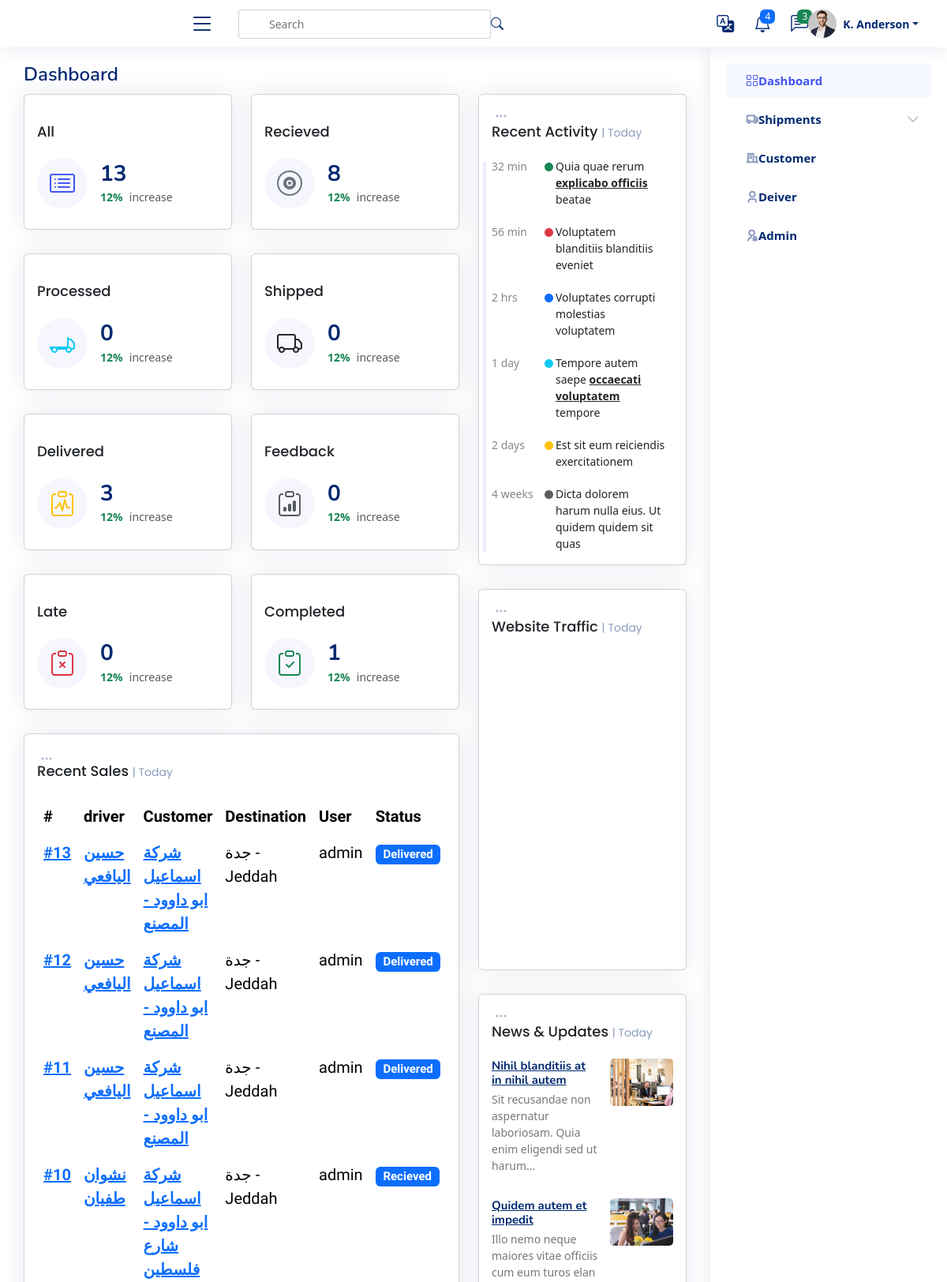
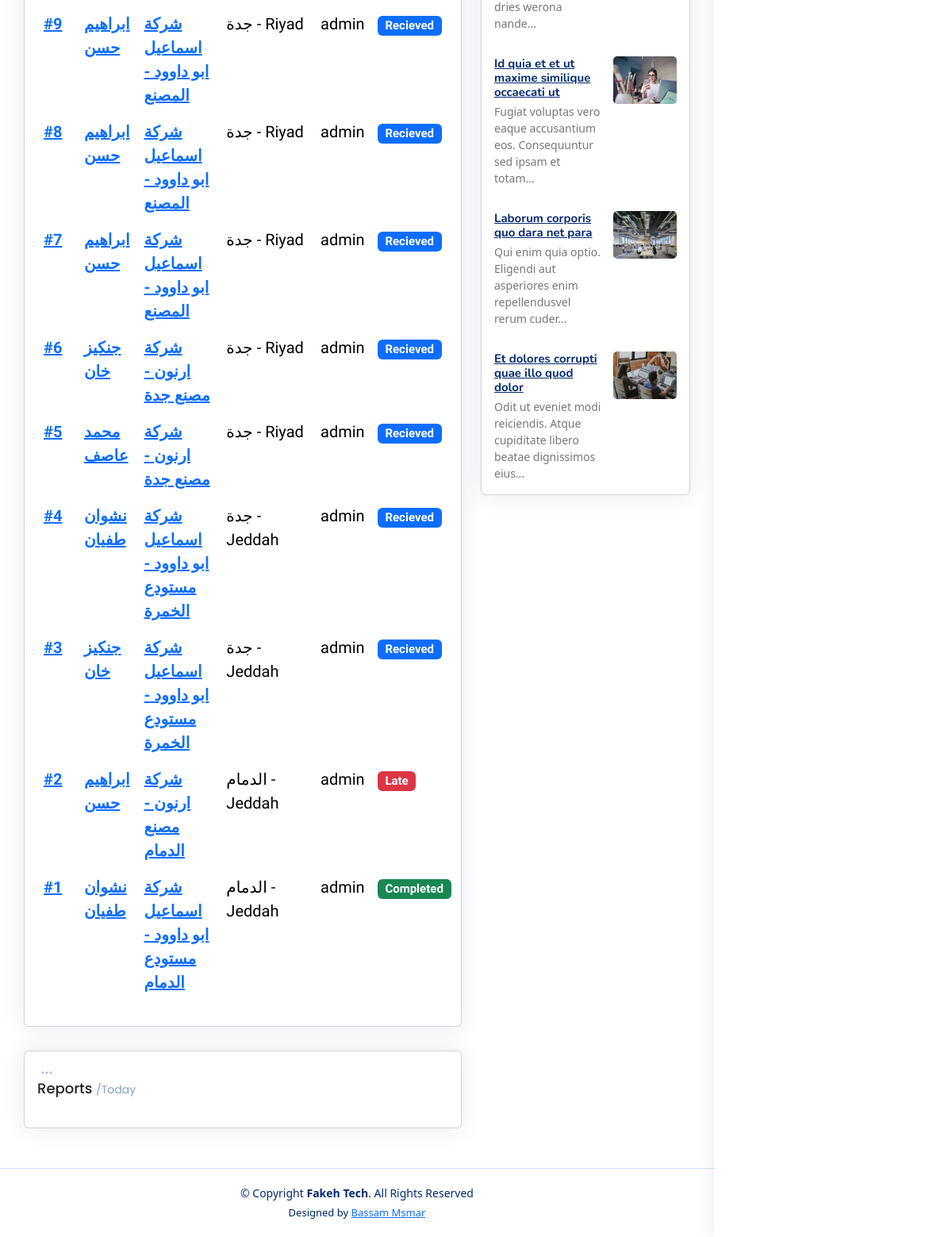
/, run on an earlier commit of the app's database (2 pictures, top to bottom).
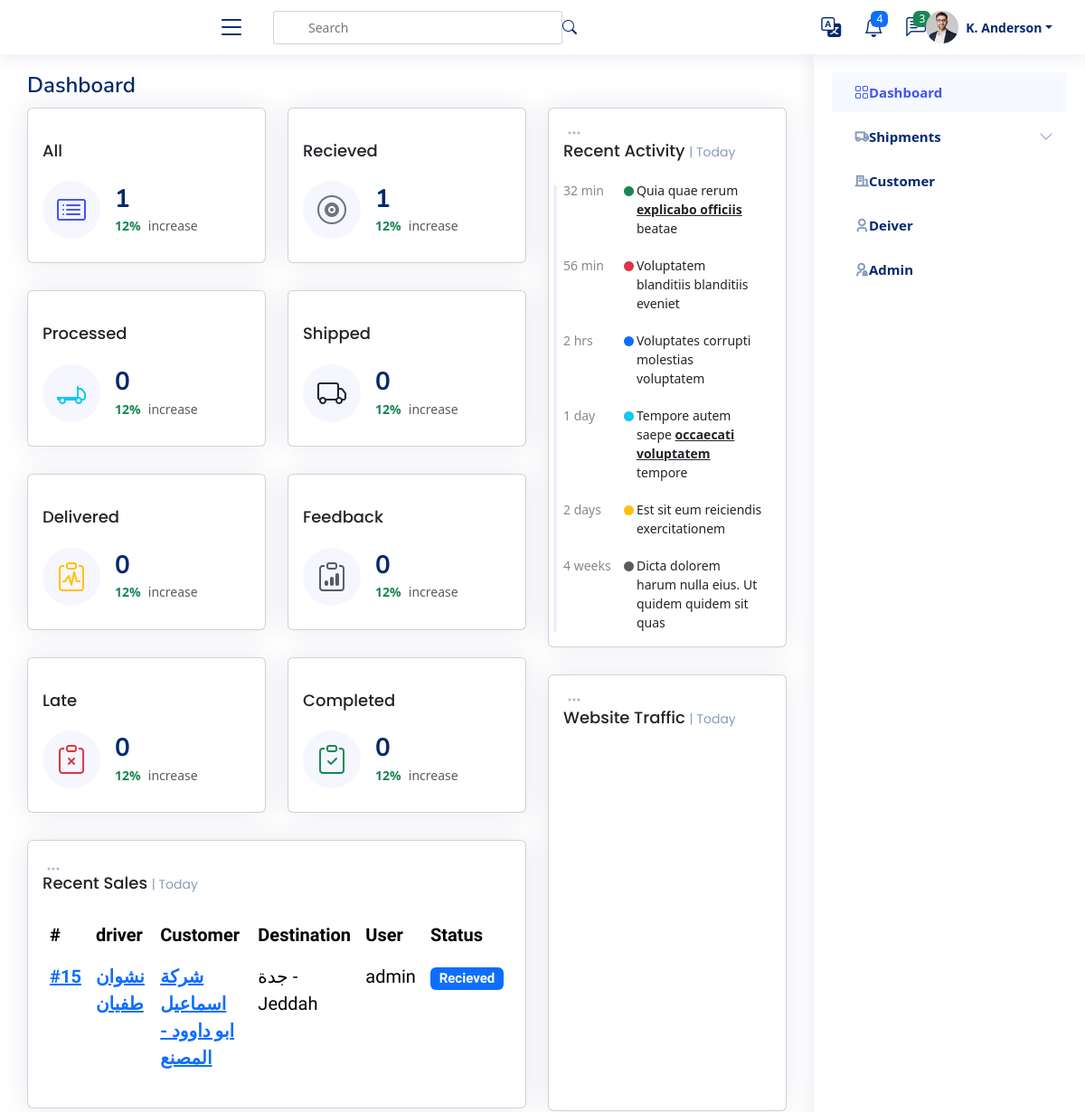
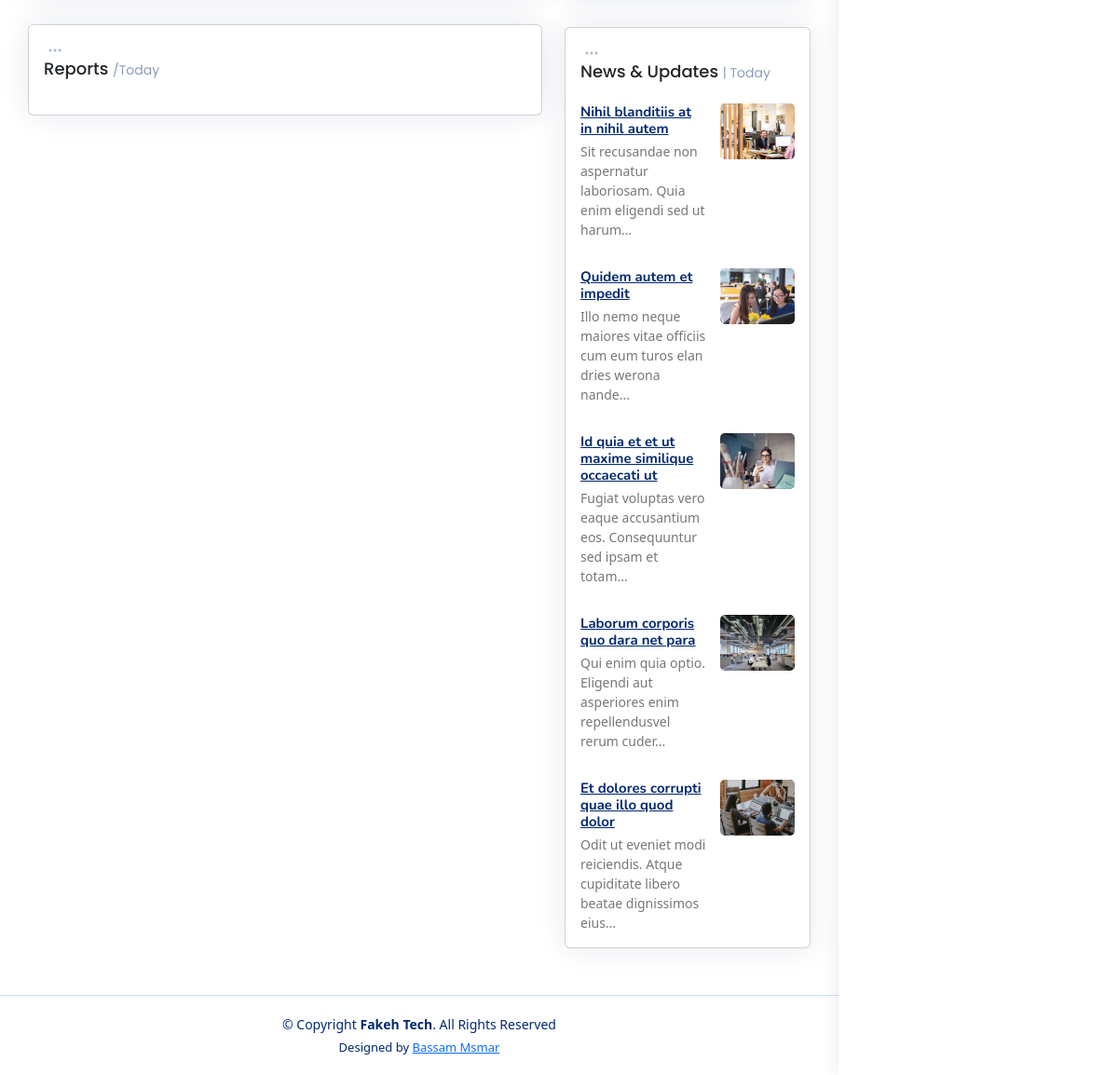
And on a later commit of the database (2 pictures, top to bottom).
### shipments/models.py (models this page shows, shortened)
class Shipments(models.Model):
    user = models.ForeignKey(User,  related_name='shipments_user', on_delete=models.SET_NULL, null=True)
    driver = models.ForeignKey(Driver,  related_name='shipments_driver', on_delete=models.SET_NULL, null=True)
    customer_branch = models.ForeignKey(Branch, related_name='shipments_company', on_delete=models.SET_NULL, null=True)
    fare = models.IntegerField(_("Fare"),)
    code = models.ImageField(blank=True, null=True, upload_to='code')
    days_stayed = models.IntegerField(_("Days Stayed "), null=True, blank=True)
    stay_cost = models.IntegerField(_("Stay Cost"), null=True, blank=True)
    deducted = models.IntegerField(_("Deducted"), null=True, blank=True)
    status = models.CharField(_("Status "), max_length=20, choices=STATUS, default='Recieved')
    destination = models.CharField(_("Destination"), max_length=20, choices=FLAG_TYPES)
    create_at = models.DateTimeField(_("Create At"), default=timezone.now)
    expected_arrival_date = models.DateTimeField(_("Expected Arrival Date"), null=True, blank=True, default=timezone.now)
    actual_delivery_date = models.DateTimeField(_("Actual Delivery Date "), null=True, blank=True, default=timezone.now)

### drivers/models.py (models this page shows)
class Driver(models.Model):
    name = models.CharField(_("Driver Name"), max_length=120)
    phone = models.CharField(_("Driver Phone"), max_length=120)
    id_number = models.CharField(_("Driver Id Number"), max_length=10, null=True, blank=True)
    language = models.CharField(_("Driver Language"),  max_length=120, choices=LANGUAHE, null=True, blank=True)
    truck_type =models.CharField(_("Truck Type"), max_length=120, choices=TRUCK_TYPE, null=True, blank=True)
    rate = models.IntegerField(_("Rate"), null=True, blank=True)
    def __str__(self) -> str:
        return self.name

### customers/models.py (models this page shows)
class Branch(models.Model):
    customers = models.ForeignKey(Customers, related_name='branch_customers', on_delete=models.CASCADE)
    name = models.CharField(_("Name"),max_length=255)
    city = models.CharField(_("City"),max_length=255)
    def __str__(self):
        return f'{self.customers} - {self.name}'

class Customers(models.Model):
    name = models.CharField(max_length=255)
    def __str__(self):
        return self.name

### settings/views.py (the view)
# urls.py: 2. Add a URL to urlpatterns:  path('', views.home, name='home')
def home(request):
    shipments = Shipments.objects.select_related('driver', 'customer_branch', 'user').all().order_by('-create_at')
    recieved_shipment = Shipments.objects.all().filter(status='Recieved')
    processed_shipment = Shipments.objects.all().filter(status='Processed')
    shipped_shipment = Shipments.objects.all().filter(status='Shipped')
    delivered_shipment = Shipments.objects.all().filter(status='Delivered')
    feedback_shipment = Shipments.objects.all().filter(status='Feedback')
    late_shipment = Shipments.objects.all().filter(status='late')
    completed_shipment = Shipments.objects.all().filter(status='Completed')
    context = {
        'shipments':shipments,
        'recieved_shipment':recieved_shipment,
        'processed_shipment':processed_shipment,
        'shipped_shipment':shipped_shipment,
        'delivered_shipment':delivered_shipment,
        'feedback_shipment':feedback_shipment,
        'late_shipment':late_shipment,
        'completed_shipment':completed_shipment,
    }
    return render(request, 'settings/home.html', context)

### templates/settings/home.html (shortened to what the changed rows need)
{% extends 'base.html' %}
{% load static %}
{% load i18n %}
{% block body %}
<main id="main" class="main">
  <div class="pagetitle">
    <h1>{% translate "Dashboard" %}</h1>
  </div>
  <section class="section dashboard">
    <div class="row">
      <div class="col-lg-8">
        <div class="row">
          <div class="col-xxl-4 col-md-6">
            <div class="card info-card sales-card">
              <div class="card-body">
                <div class="d-flex align-items-center">
                  <div class="ps-3">
                    <h6>{{shipments|length}}</h6>
                    <span class="text-success small pt-1 fw-bold">12%</span> <span
                      class="text-muted small pt-2 ps-1">increase</span>
                  </div>
                </div>
              </div>
            </div>
          </div>
          <div class="col-xxl-4 col-md-6">
            <div class="card info-card sales-card">
              <div class="card-body">
                <div class="d-flex align-items-center">
                  <div class="ps-3">
                    <h6>{{recieved_shipment|length}}</h6>
                    <span class="text-success small pt-1 fw-bold">12%</span> <span
                      class="text-muted small pt-2 ps-1">increase</span>
                  </div>
                </div>
              </div>
            </div>
          </div>
          <div class="col-xxl-4 col-md-6">
            <div class="card info-card sales-card">
              <div class="card-body">
                <div class="d-flex align-items-center">
                  <div class="ps-3">
                    <h6>{{delivered_shipment|length}}</h6>
                    <span class="text-success small pt-1 fw-bold">12%</span> <span
                      class="text-muted small pt-2 ps-1">increase</span>
                  </div>
                </div>
              </div>
            </div>
          </div>
          <div class="col-xxl-4 col-md-6">
            <div class="card info-card sales-card">
              <div class="card-body">
                <div class="d-flex align-items-center">
                  <div class="ps-3">
                    <h6>{{completed_shipment|length}}</h6>
                    <span class="text-success small pt-1 fw-bold">12%</span> <span
                      class="text-muted small pt-2 ps-1">increase</span>
                  </div>
                </div>
              </div>
            </div>
          </div>
          <div class="col-12">
            <div class="card recent-sales overflow-auto">
              <div class="card-body">
                <table class="table table-borderless datatable">
                  <thead>
                    <tr>
                      <th scope="col">#</th>
                      <th scope="col">driver</th>
                      <th scope="col">Customer</th>
                      <th scope="col">Destination</th>
                      <th scope="col">User</th>
                      <th scope="col">Status</th>
                    </tr>
                  </thead>
                  <tbody>
                    {% for shipment in shipments %}
                    <tr>
                      <th scope="row"><a href="#">#{{shipment.id}}</a></th>
                      <th scope="row"><a href="#">{{shipment.driver}}</a></th>
                      <th scope="row"><a href="#">{{shipment.customer_branch}}</a></th>
                      <td>{{shipment.customer_branch.city}} - {{shipment.destination}}</td>
                      <td>{{shipment.user}}</td>
                      <td><span class="badge
                        {% if shipment.status == 'Recieved' %} bg-primary
                        {% elif shipment.status == 'Processed' %} bg-secondary
                        {% elif shipment.status == 'Shipped' %} bg-info
                        {% elif shipment.status == 'Delivered' %} bg-primary
                        {% elif shipment.status == 'Feedback' %} bg-warning
                        {% elif shipment.status == 'Completed' %} bg-success
                        {% elif shipment.status == 'Late' %} bg-danger
                        {% endif %}">{{shipment.status}}</span></td>
                    </tr>
                    {% endfor %}
                  </tbody>
                </table>
              </div>
            </div>
          </div>
        </div>
      </div>
    </div>
  </section>
</main>
{% endblock %}

What changed in the data, as far as the page shows it:
removed Shipments: id "13", driver "حسين اليافعي", customer_branch "شركة اسماعيل ابو داوود - المصنع", customer_branch.city "جدة", destination "Jeddah", user "admin", status "Delivered"
removed Shipments: id "12", driver "حسين اليافعي", customer_branch "شركة اسماعيل ابو داوود - المصنع", customer_branch.city "جدة", destination "Jeddah", user "admin", status "Delivered"
removed Shipments: id "11", driver "حسين اليافعي", customer_branch "شركة اسماعيل ابو داوود - المصنع", customer_branch.city "جدة", destination "Jeddah", user "admin", status "Delivered"
removed Shipments: id "10", driver "نشوان طفيان", customer_branch "شركة اسماعيل ابو داوود - شارع فلسطين", customer_branch.city "جدة", destination "Jeddah", user "admin", status "Recieved"
removed Shipments: id "9", driver "ابراهيم حسن", customer_branch "شركة اسماعيل ابو داوود - المصنع", customer_branch.city "جدة", destination "Riyad", user "admin", status "Recieved"
removed Shipments: id "8", driver "ابراهيم حسن", customer_branch "شركة اسماعيل ابو داوود - المصنع", customer_branch.city "جدة", destination "Riyad", user "admin", status "Recieved"
removed Shipments: id "7", driver "ابراهيم حسن", customer_branch "شركة اسماعيل ابو داوود - المصنع", customer_branch.city "جدة", destination "Riyad", user "admin", status "Recieved"
removed Shipments: id "6", driver "جنكيز خان", customer_branch "شركة ارنون - مصنع جدة", customer_branch.city "جدة", destination "Riyad", user "admin", status "Recieved"
removed Shipments: id "5", driver "محمد عاصف", customer_branch "شركة ارنون - مصنع جدة", customer_branch.city "جدة", destination "Riyad", user "admin", status "Recieved"
removed Shipments: id "4", driver "نشوان طفيان", customer_branch "شركة اسماعيل ابو داوود - مستودع الخمرة", customer_branch.city "جدة", destination "Jeddah", user "admin", status "Recieved"
removed Shipments: id "3", driver "جنكيز خان", customer_branch "شركة اسماعيل ابو داوود - مستودع الخمرة", customer_branch.city "جدة", destination "Jeddah", user "admin", status "Recieved"
removed Shipments: id "2", driver "ابراهيم حسن", customer_branch "شركة ارنون - مصنع الدمام", customer_branch.city "الدمام", destination "Jeddah", user "admin", status "Late"
removed Shipments: id "1", driver "نشوان طفيان", customer_branch "شركة اسماعيل ابو داوود - مستودع الدمام", customer_branch.city "الدمام", destination "Jeddah", user "admin", status "Completed"
added Shipments: id "15", driver "نشوان طفيان", customer_branch "شركة اسماعيل ابو داوود - المصنع", customer_branch.city "جدة", destination "Jeddah", user "admin", status "Recieved"
Also different on the page:
{{ shipments|length }}: "13" → "1"
{{ recieved_shipment|length }}: "8" → "1"
{{ delivered_shipment|length }}: "3" → "0"
{{ completed_shipment|length }}: "1" → "0"
